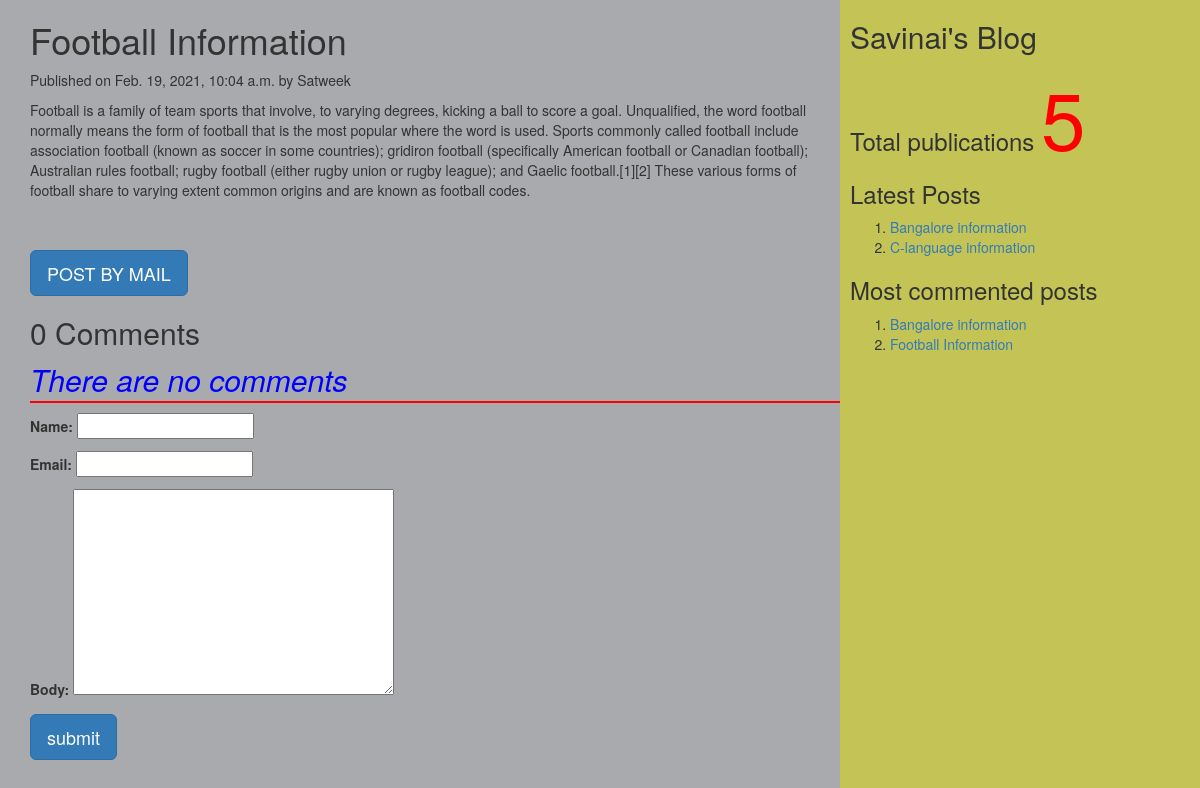
Page /2021/02/19/football-information/ on the committed database.
### myApp/models.py (models this page shows, shortened)
class Post(models.Model):
    tags = TaggableManager()
    STATUS_CHOICE=(('draft', 'Draft'),('published', 'Published'))
    title=models.CharField(max_length=200)
    slug=models.SlugField(max_length=50, unique_for_date='publish')
    author=models.ForeignKey(User, related_name='blog_posts', on_delete=models.CASCADE)
    body=models.TextField()
    publish=models.DateTimeField(default=timezone.now)
    created=models.DateTimeField(auto_now_add=True)
    updated=models.DateTimeField(auto_now=True)
    status=models.CharField(max_length=20, choices=STATUS_CHOICE, default='draft')
    objects=CustomerManager()
    class Meta:
        ordering=('-publish',)
    def get_absolute_url(self):
        return reverse('post_detail', args=[self.publish.year, self.publish.strftime('%m'), self.publish.strftime('%d'), self.slug])

### myApp/views.py (the view, shortened to what this page needs)
# urls.py: url(r'^(?P<year>\d{4})/(?P<month>\d{2})/(?P<day>\d{2})/(?P<post>[-\w]+)/$', views.post_detail_view, name='post_detail'),
def post_detail_view(request, year, month, day, post):
    post=get_object_or_404(Post, slug=post, publish__year=year, publish__month=month, publish__day=day)
    comments = post.comments.filter(active=True)
    csubmit = False
    form=CommentForm()
    d={'post':post, 'form':form, 'csubmit':csubmit, 'comments':comments}
    return render(request, 'myApp/post_detail.html', d)

### myApp/forms.py
class CommentForm(forms.ModelForm):
    class Meta:
        model = Comment
        fields = ('name', 'email','body')

### myApp/models.py (called while the page is built)
    def get_queryset(self):
        return super().get_queryset().filter(status='published')

### myApp/templatetags/mytags.py (called while the page is built)
@register.simple_tag
def total_posts():
    return Post.objects.count()

@register.inclusion_tag('myApp/latest_post.html')
def show_latest_posts(count=3):
    latest_posts=Post.objects.order_by('-publish')[:count]
    return ({'latest_posts':latest_posts})

@register.simple_tag
def get_most_commented_posts(count=2):
    return Post.objects.annotate(total_comments=Count('comments')).order_by('-total_comments')[:count]

### templates/myApp/post_detail.html (shortened to what this page needs)
<!DOCTYPE html>
<html lang="en" dir="ltr">
{% extends 'myApp/parent.html' %}
    {% block content_block %}
    <h1>{{post.title}}</h1>
      <p>Published on {{post.publish}} by {{post.author|title}}</p>
      {{post.body|linebreaks}}<br><br>
      <a href="/{{post.id}}/share" class='btn btn-lg btn-primary'>POST BY MAIL</a>
      {% with comments.count as comments_count %}
      <h2>{{comments_count}} Comment{{comments_count|pluralize}}</h2>
      {% endwith %}
      {% if comments %}
      {% for c in comments %}
      <p><b>Comment {{forloop.counter}} by {{c.name}}</b></p>
      <div>
        {{c.body|linebreaks}}
      </div>
      <hr>
      {% endfor %}
      {% else %}
      <p style='color:blue; font-size:30px; font-style:italic; border-bottom:2px red solid'>There are no comments</p>
      {% endif %}
      {% if csubmit %}
      <h2>Your comment has been added successfully</h2>
      {% else %}
      <form method="post">
        {{form.as_p}}
        <input type="submit" class='btn btn-lg btn-primary' value="submit">
      </form>
      {% endif %}
    {% endblock %}

### templates/myApp/parent.html (shortened to what this page needs)
<!DOCTYPE html>
{%load mytags%}
<html lang="en" dir="ltr">
  <head>
    <link rel="stylesheet" href="https://maxcdn.bootstrapcdn.com/bootstrap/3.3.7/css/bootstrap.min.css">
  </head>
  <body>
    <div class="content" style="width:70%; float:left; background-color:#a8aaad; height:1000px; padding: 0 0 0 30px;">
      {% block content_block %}
      {% endblock %}
    </div>
    <div class="sidebar" style="width:30%; float:right; height:1000px; background-color:#c4c456; padding: 0 0 0 10px">
      <h2>Savinai's Blog</h2>
      <h3>Total publications
        <span style='color:red; font-size:80px'>{%total_posts%}</span>
      </h3>
      <h3>Latest Posts</h3>
      {%show_latest_posts 2%}
      <h3>Most commented posts</h3>
      {% get_most_commented_posts as m %}
      <ol>
        {% for post in m %}
        <li><a href="{{post.get_absolute_url}}">{{post.title}}</a> </li>
        {% endfor %}
      </ol>
    </div>
  </body>
</html>

### templates/myApp/latest_post.html
<!DOCTYPE html>
<html lang="en" dir="ltr">
  <body>
    <ol>
    {% for post in latest_posts %}
    <li><a href="{{post.get_absolute_url}}">{{post.title}}</a></li>
    {% endfor %}
    </ol>
  </body>
</html>

### rows in the picture
Post: title "Football Information", publish "Feb. 19, 2021, 10:04 a.m.", author "Satweek", body "Football is a family of team sports that involve, to varying degrees, kicking a ball to score a goal. Unqualified, the word football normally means the form of football that is the most popular where the word is used. Sports commonly called football include association football (known as soccer in some countries); gridiron football (specifically American football or Canadian football); Australian rules football; rugby football (either rugby union or rugby league); and Gaelic football.[1][2] These various forms of football share to varying extent common origins and are known as football codes."
Post: title "Bangalore information"
Post: title "C-language information"

### other values in the picture
{{ comments_count }} "0"
